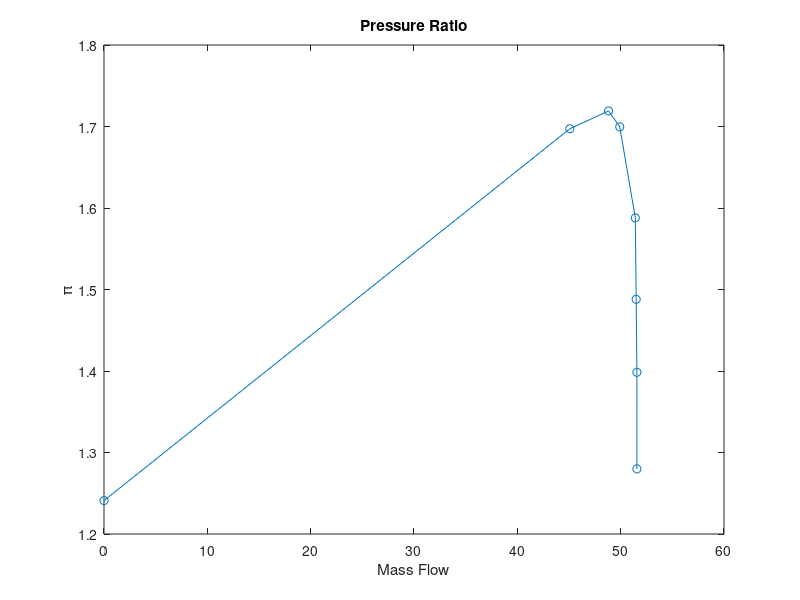
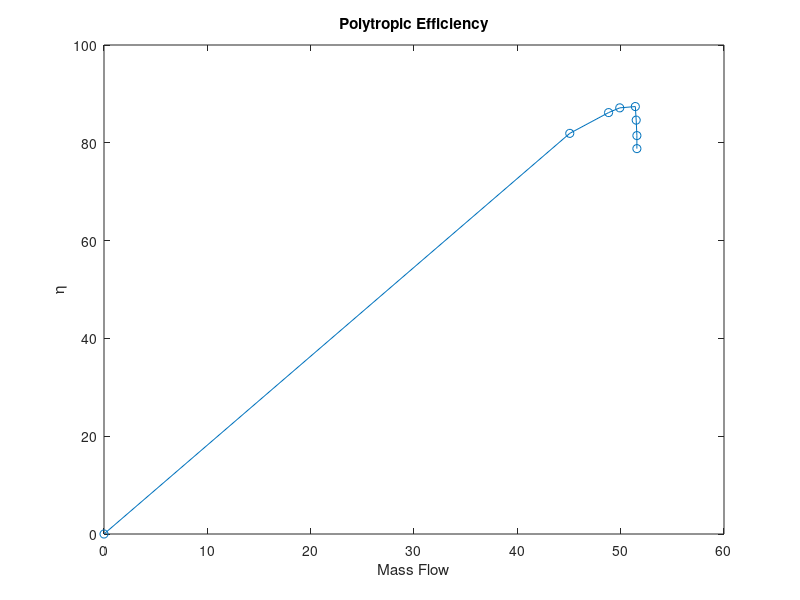

The MATLAB script that drew these images, in order:
%% CFD GEN1 PRESSURE RATIO VARIATION

% GEN1 PR vs M_flow
dataMatrix = [
    3, 1.2799, 51.5695;
    4, 1.3984, 51.5697;
    4.5, 1.4880, 51.5015;
    5, 1.5879, 51.4180;
    5.5, 1.6996, 49.9112;
    5.6, 1.7191, 48.8302;
    5.615, 1.6972, 45.0731;
    5.7, 1.2410, 0;
 
];

% Gen 1 Eff vs massflow
dataMatrix_2 = [
    3, 78.8105, 51.5695;
    4, 81.4747, 51.5697;
    4.5, 84.6385, 51.5015;
    5, 87.4143, 51.4180;
    5.5, 87.1471, 49.9112;
    5.6, 86.1781, 48.8302;
    5.615, 81.9313, 45.0731;
    5.7, 0, 0;
];

% Extracting columns 
backpressure = dataMatrix(:, 1);
fanPressureRatio = dataMatrix(:, 2);
massFlow = dataMatrix(:, 3);
eff = dataMatrix_2(:, 2);

% Plotting
figure;
plot(massFlow, fanPressureRatio, 'o-');
xlabel('Mass Flow');
ylabel('\pi');
title('Pressure Ratio');

% Plotting
figure;
plot(massFlow, eff, 'o-');
xlabel('Mass Flow');
ylabel('\eta');
title('Polytropic Efficiency');




